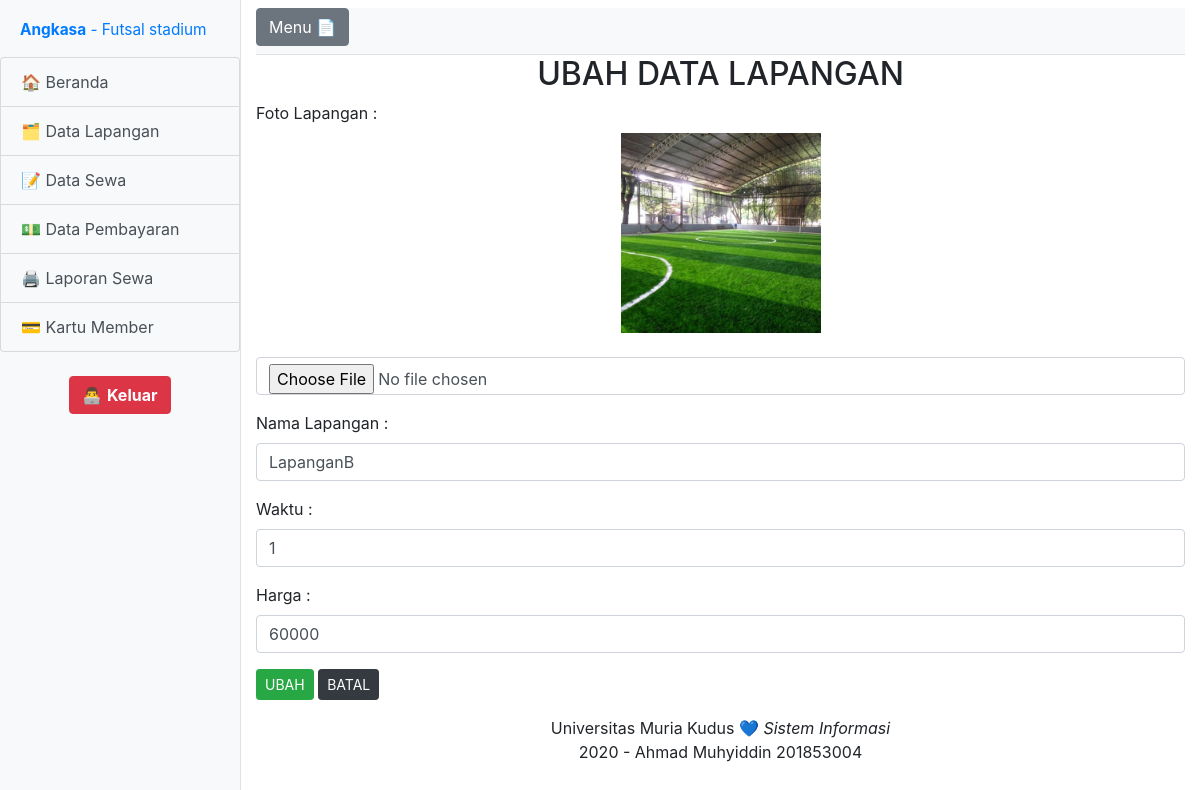
The page /index.php?halaman=lapangan_ubah&id=52 (signed in) on the database its author committed.
### tables this page shows
CREATE TABLE `tb_lapangan` (
  `id` int(11) NOT NULL,
  `foto` varchar(100) NOT NULL,
  `nama_lapangan` varchar(15) NOT NULL,
  `waktu` int(2) NOT NULL,
  `harga` int(10) NOT NULL
);

### functions.php (called while the page is built, shortened)
<?php
$konek = mysqli_connect("localhost","root","","db_lapangan");
function query($query) {
  global $konek;
  $result = mysqli_query($konek, $query);
  $rows = [];
  while($row = mysqli_fetch_assoc($result)) {
    $rows[] = $row;
  }
  return $rows;
}
?>

### lapangan/lapangan_ubah.php (the view, shortened to what this page needs)
<?php
require 'functions.php';
$id = $_GET['id'];
$lapangan = query("SELECT * FROM tb_lapangan WHERE id = $id")[0];
?>
<form action="" method="post" enctype="multipart/form-data">
  <center><h2>UBAH DATA LAPANGAN</h2></center>
    <div class="form-group">
      <label for="txtFotoLapangan">Foto Lapangan :</label> <br>
      <center><img width="200px" class="mb-4" src="img/imgserver/<?=$lapangan["foto"];?>"></center>
      <input type="file" class="form-control" name="txtFotoLapangan" id="txtFotoLapangan">
    </div>
    <div class="form-group">
      <label for="txtNamaLapangan">Nama Lapangan :</label>
      <input type="text" class="form-control" value="<?=$lapangan["nama_lapangan"];?>" name="txtNamaLapangan" id="txtNamaLapangan" required="">
    </div>
    <div class="form-group">
      <label for="txtWaktu">Waktu :</label>
      <input type="number" class="form-control" value="<?=$lapangan["waktu"];?>" name="txtWaktu" id="txtWaktu" required="">
    </div>
    <div class="form-group">
      <label for="txtHarga">Harga :</label>
      <input type="number" class="form-control" value="<?=$lapangan["harga"];?>" name="txtHarga" id="txtHarga" required="">
    </div>
    <div class="form-group">
      <button type="submit" class="btn btn-success btn-sm" name="btnUBAH">UBAH</button>
      <a href="?halaman=lapangan_tampil" class="btn btn-dark btn-sm">BATAL</a>
    </div>
</form>

### css/simple-sidebar.css (style rules this page uses)
body { overflow-x: hidden; }

### rows shown on the page
tb_lapangan: foto (picture), txtNamaLapangan "LapanganB", txtWaktu "1", txtHarga "60000"
